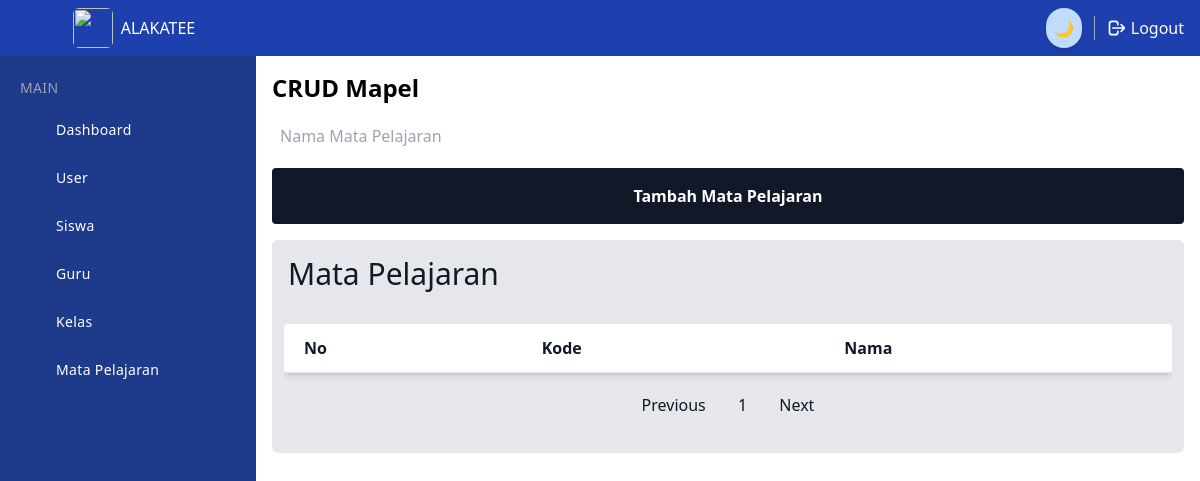
The page /dashboard/admin/crud-mapel.php (signed in) on the database as committed earlier.
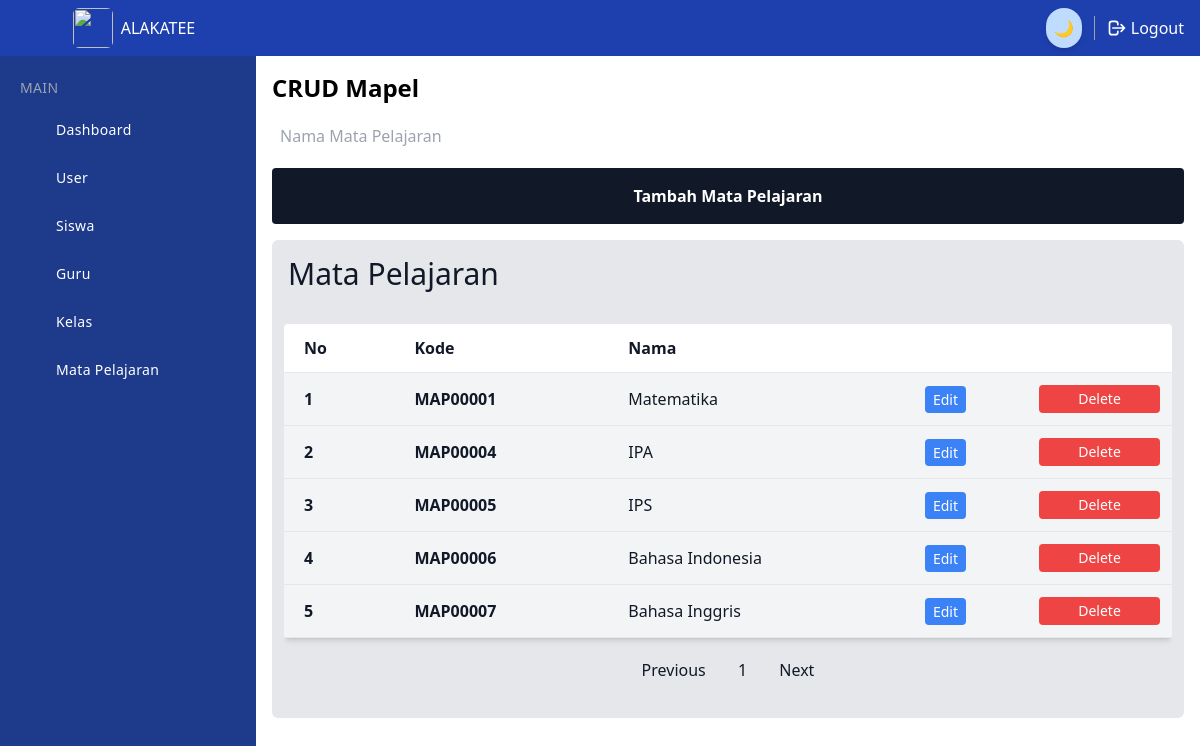
The same page on the database as committed later.
### tables this page shows
CREATE TABLE `mata_pelajaran` (
  `id` int NOT NULL,
  `kode_mapel` varchar(10) DEFAULT NULL,
  `nama` varchar(255) NOT NULL
);

### dashboard/admin/crud-mapel.php (the view, shortened to what this page needs)
<?php
include '../../config/koneksi.php';
$perPage = 5;
$query = "SELECT COUNT(*) as total FROM mata_pelajaran";
$totalData = mysqli_fetch_assoc(mysqli_query($koneksi, $query))['total'];
$lastPage = ceil($totalData / $perPage);
$currentPage = $_GET['page'] ?? 1;
$start = ($currentPage - 1) * $perPage;
$query = "SELECT * FROM mata_pelajaran LIMIT $start, $perPage";
$resultMapel = mysqli_query($koneksi, $query);
$nomor = ($currentPage - 1) * $perPage + 1;
?>
<!DOCTYPE html>
<html lang="en">
<head>
    <script src="https://cdn.tailwindcss.com"></script>
    <script src="../../config/tailwind.config.js"></script>
</head>
<body>
    <div x-data="setup()" :class="{ 'dark': isDark }">
        <div class="min-h-screen flex flex-col flex-auto flex-shrink-0 antialiased bg-white dark:bg-gray-700 text-black dark:text-white">
            <?php include '../header.php' ?>
            <?php include '../sidebar.php' ?>
            <div class="h-full ml-14 mt-14 mb-10 md:ml-64">
                <div class="container p-4">
                    <h1 class="text-2xl font-bold mb-4">CRUD Mapel</h1>
                    <form method="post" class="mb-4 rounded text-black dark:text-white">
                        <div class="grid grid-cols-1 lg:grid-cols-2 gap-4">
                            <input type="text" name="nama" placeholder="Nama Mata Pelajaran" required class="rounded px-2 py-1 bg-white dark:bg-gray-900">
                        </div>
                        <button type="submit" name="submit" class="w-full p-4 mt-4 bg-gray-900 hover:bg-gray-800 text-white font-bold rounded">Tambah Mata Pelajaran</button>
                    </form>
                    <div class="text-gray-900 bg-gray-200 dark:bg-gray-900 dark:text-gray-100 rounded-md">
                        <div class="p-4 flex">
                            <h1 class="text-3xl">
                                Mata Pelajaran
                            </h1>
                        </div>
                        <div class="px-3 py-4 flex justify-center">
                            <div class="overflow-x-auto w-full">
                                <table class="w-full text-md bg-white dark:bg-gray-800 shadow-md rounded mb-4">
                                    <tr class="border-b">
                                        <th class="text-left p-3 px-5">No</th>
                                        <th class="text-left p-3 px-5">Kode</th>
                                        <th class="text-left p-3 px-5">Nama</th>
                                        <th class="text-left"></th>
                                        <th class="text-left"></th>
                                    </tr>
                                    <tbody>
                                        <?php while ($mapel = mysqli_fetch_assoc($resultMapel)) : ?>
                                            <tr class="border-b hover:bg-orange-100 bg-gray-100 dark:bg-gray-800 dark:hover:bg-gray-700 dark:border-gray-700">
                                                <td class="p-3 px-5 font-bold"><?php echo $nomor++; ?></td>
                                                <td class="p-3 px-5 font-bold"><?php echo $mapel['kode_mapel']; ?></td>
                                                <td class="p-3 px-5"><?php echo $mapel['nama']; ?></td>
                                                <td class="p-3">
                                                    <a href="edit-mapel.php?id=<?php echo $mapel['id']; ?>" class="text-sm bg-blue-500 hover:bg-blue-700 text-white py-1 px-2 rounded focus:outline-none focus:shadow-outline w-full text-center">Edit</a>
                                                </td>
                                                <form method="post">
                                                    <td class="p-3">
                                                        <button type="submit" name="delete" class="text-sm bg-red-500 hover:bg-red-700 text-white py-1 px-2 rounded focus:outline-none focus:shadow-outline w-full">Delete</button>
                                                    </td>
                                                </form>
                                            </tr>
                                        <?php endwhile; ?>
                                    </tbody>
                                </table>
                                <div x-data="{ currentPage: <?php echo $currentPage; ?>, lastPage: <?php echo $lastPage; ?> }" class="text-center m-4 dark:text-black">
                                    <a x-bind:href="'?page=' + (currentPage > 1 ? currentPage - 1 : 1)" class="inline-block bg-gray-200 hover:bg-gray-300 rounded px-3 py-1 mr-2">
                                        <button @click="currentPage = currentPage > 1 ? currentPage - 1 : 1" class="focus:outline-none">Previous</button>
                                    </a>
                                    <span x-text="currentPage" class="mx-2 dark:text-white"></span>
                                    <a x-bind:href="'?page=' + (currentPage < lastPage ? currentPage + 1 : lastPage)" class="inline-block bg-gray-200 hover:bg-gray-300 rounded px-3 py-1 ml-2">
                                        <button @click="currentPage = currentPage < lastPage ? currentPage + 1 : lastPage" class="focus:outline-none">Next</button>
                                    </a>
                                </div>
                            </div>
                        </div>
                    </div>
                </div>
            </div>
        </div>
    </div>
</body>
</html>

### dashboard/header.php (shortened to what this page needs)
<div class="fixed w-full flex items-center justify-between h-14 text-white z-10">
    <div class="flex items-center justify-start md:justify-center pl-3 w-14 md:w-64 h-14 bg-blue-800 dark:bg-gray-800 border-none">
        <img class="w-7 h-7 md:w-10 md:h-10 mr-2 rounded-md overflow-hidden" src="https://therminic2018.eu/wp-content/uploads/2018/07/dummy-avatar.jpg" />
        <span class="hidden md:block uppercase"><?php echo $_SESSION['nama']; ?></span>
    </div>
    <div class="flex justify-end items-center h-14 bg-blue-800 dark:bg-gray-800 header-right">
        <ul class="flex items-center">
            <li>
                <button aria-hidden="true" @click="toggleTheme" class="group p-2 transition-colors duration-200 rounded-full shadow-md bg-blue-200 hover:bg-blue-200 dark:bg-gray-50 dark:hover:bg-gray-200 text-gray-900 focus:outline-none">
                    <span x-show="!isDark">🌙</span>
                </button>
            </li>
            <li>
            </li>
            <li>
                <a href="/akademik-andika/logout" class="flex items-center mr-4 hover:text-blue-100">
                    <span class="inline-flex mr-1">
                        <svg class="w-5 h-5" fill="none" stroke="currentColor" viewBox="0 0 24 24" xmlns="http://www.w3.org/2000/svg">
                            <path stroke-linecap="round" stroke-linejoin="round" stroke-width="2" d="M17 16l4-4m0 0l-4-4m4 4H7m6 4v1a3 3 0 01-3 3H6a3 3 0 01-3-3V7a3 3 0 013-3h4a3 3 0 013 3v1"></path>
                        </svg>
                    </span>
                    Logout
                </a>
            </li>
        </ul>
    </div>
</div>

### dashboard/sidebar.php (shortened to what this page needs)
<?php
$user_role = isset($_SESSION['role']) ? $_SESSION['role'] : '';
$menu_items = [];
$menu_items1 = [];
if ($user_role == 'super_admin' || $user_role == 'admin') {
    $menu_items = [
        ['url' => '/akademik-andika/dashboard/admin/', 'label' => 'Dashboard', 'icon' => 'home-outline'],
        ['url' => '/akademik-andika/dashboard/admin/crud-user.php', 'label' => 'User', 'icon' => 'people-outline'],
        ['url' => '/akademik-andika/dashboard/admin/crud-siswa.php', 'label' => 'Siswa', 'icon' => 'people-outline'],
        ['url' => '/akademik-andika/dashboard/admin/crud-guru.php', 'label' => 'Guru', 'icon' => 'people-outline'],
        ['url' => '/akademik-andika/dashboard/admin/crud-kelas.php', 'label' => 'Kelas', 'icon' => 'people-outline'],
        ['url' => '/akademik-andika/dashboard/admin/crud-mapel.php', 'label' => 'Mata Pelajaran', 'icon' => 'people-outline'],
    ];
}
?>
<div x-data="{ activePath: window.location.pathname + window.location.search, dropdownOpen: <?= in_array($_SERVER['REQUEST_URI'], array_column($menu_items1, 'url')) ? 'true' : 'false' ?> }" class="fixed flex flex-col top-14 left-0 w-14 hover:w-64 md:w-64 bg-blue-900 dark:bg-gray-900 h-full text-white transition-all duration-300 border-none z-10 sidebar">
    <div class="overflow-y-auto overflow-x-hidden flex flex-col justify-between flex-grow">
        <ul class="flex flex-col py-4 space-y-1">
            <li class="px-5 hidden md:block">
                <div class="flex flex-row items-center h-8">
                    <div class="text-sm font-light tracking-wide text-gray-400 uppercase">Main</div>
                </div>
            </li>
            <?php foreach ($menu_items as $item) : ?>
                <li>
                    <a href="<?= $item['url']; ?>" @click="activePath = '<?= $item['url']; ?>'" :class="{ 'bg-blue-800 dark:bg-gray-600 border-blue-500 dark:border-gray-800 text-white-800': activePath === '<?= $item['url']; ?>' }" class="relative flex flex-row items-center h-11 focus:outline-none hover:bg-blue-800 dark:hover:bg-gray-600 text-white-600 hover:text-white-800 border-l-4 border-transparent hover:border-blue-500 dark:hover:border-gray-800 pr-6">
                        <span class="inline-flex justify-center items-center ml-4">
                            <ion-icon name="<?= $item['icon']; ?>" class="w-7 h-7"></ion-icon>
                        </span>
                        <span class="ml-2 text-sm tracking-wide truncate"><?= $item['label']; ?></span>
                    </a>
                </li>
            <?php endforeach; ?>
        </ul>
    </div>
</div>

### dashboard/admin/crud-mapel.php (style rules this page uses)
.header-right { width: calc(100% - 3.5rem); }
@media only screen and (min-width: 768px) { .header-right { width: calc(100% - 16rem); } }

Rows that differ between the two databases and show on the page:
added mata_pelajaran: kode_mapel "MAP00001", nama "Matematika"
added mata_pelajaran: kode_mapel "MAP00004", nama "IPA"
added mata_pelajaran: kode_mapel "MAP00005", nama "IPS"
added mata_pelajaran: kode_mapel "MAP00006", nama "Bahasa Indonesia"
added mata_pelajaran: kode_mapel "MAP00007", nama "Bahasa Inggris"
